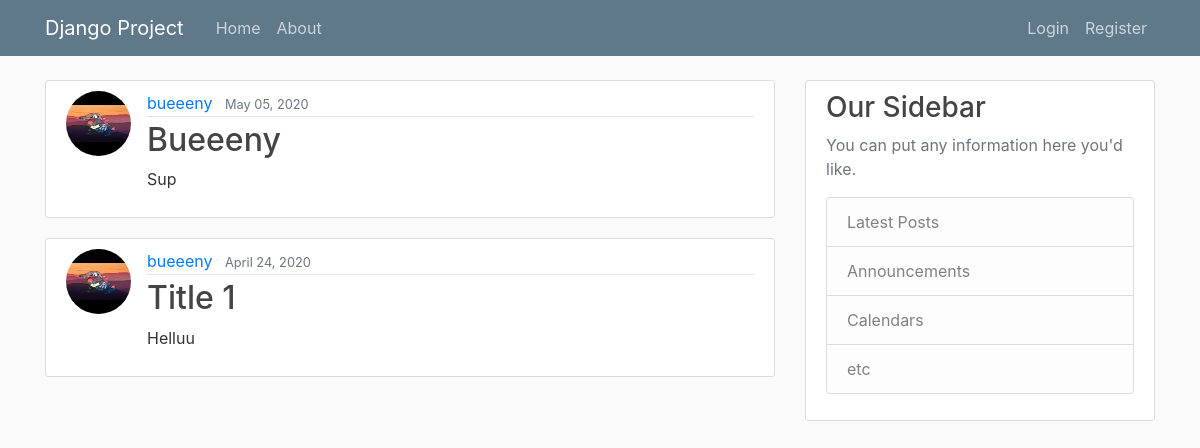
Before: / with the older database file.
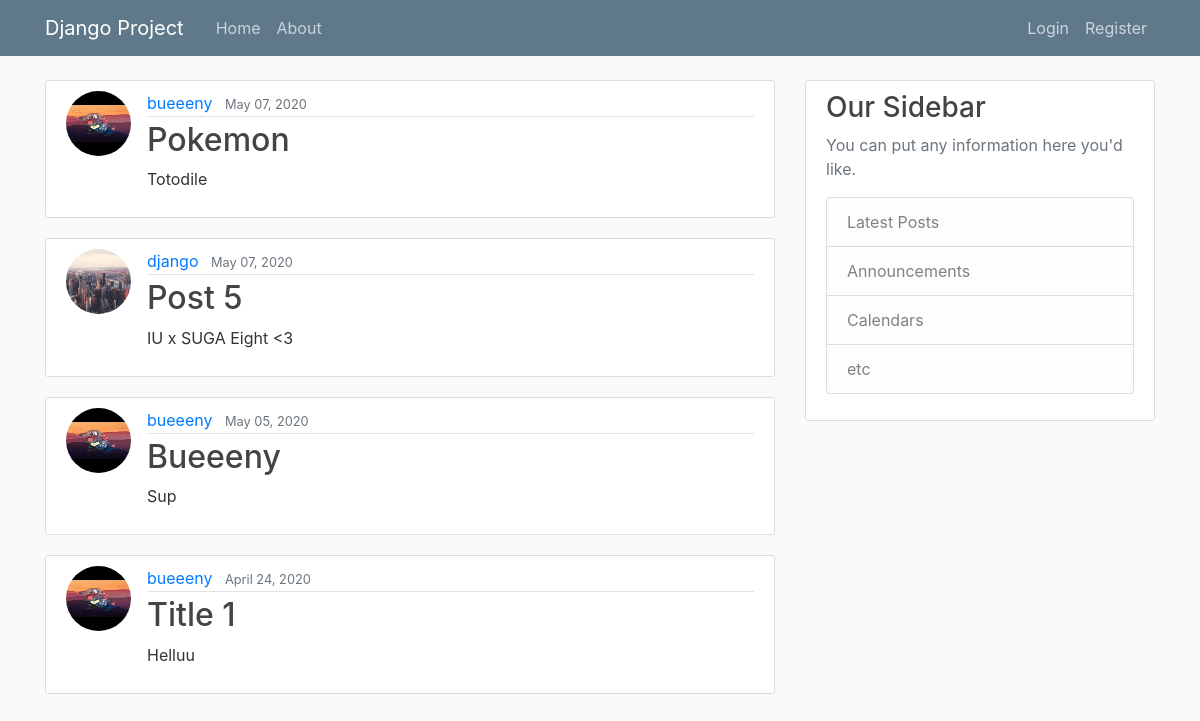
After: the same page with the newer database file.
### App01/models.py (models this page shows, shortened)
class Post (models.Model):
    title = models.CharField(max_length =  100)
    content = models.TextField()
    date_posted = models.DateTimeField(default =  timezone.now)
    author = models.ForeignKey(User, on_delete=models.CASCADE)

### users/models.py (models this page shows, shortened)
class Profile(models.Model):
    user = models.OneToOneField(User ,on_delete = models.CASCADE) #models.cascade, delete user = delete this profile too
    birthday =  models.DateField(auto_now = False, auto_now_add = False, null = True)
    image = models.ImageField(default = 'default.jpg', upload_to = 'profile-pics',null = True)
    bio = models.TextField(max_length=500, blank=True)
    location = models.CharField(max_length=30, blank=True)

### App01/views.py (the view)
# urls.py: path('', PostListView.as_view(), name = 'App01-home'), #postlistview as hompepage
class PostListView(ListView):
    model = Post
    template_name = 'App01/home.html' # <app><modeL><view_type>.html
    context_object_name = 'posts'
    ordering = ['-date_posted'] #Syntax to order by which attribute

### App01/templates/App01/home.html
{%extends "App01/base.html" %}
{% block content %}
{% for post in posts %}
 <article class="media content-section">
    <img class = "rounded-circle article-img" src= "{{ post.author.profile.image.url }}">
    <div class="media-body">
      <div class="article-metadata">
        <a class="mr-2" href="#">{{ post.author }}</a>
        <small class="text-muted">{{ post.date_posted | date:"F d, Y"}}</small>
      </div>
      <h2><a class="article-title" href="{% url 'post-detail' post.id %}">{{ post.title }}</a></h2>
      <p class="article-content">{{ post.content }}</p>
    </div>
  </article>
{% endfor %}
{% endblock content%}

### App01/templates/App01/base.html (shortened to what this page needs)
{% load static %}
<!DOCTYPE html>
<html>
<head>
    <link rel="stylesheet" href="https://stackpath.bootstrapcdn.com/bootstrap/4.4.1/css/bootstrap.min.css">
    <link rel="stylesheet" type = "text/css" href = "{% static 'App01/main.css'%}">
    <link href="https://stackpath.bootstrapcdn.com/font-awesome/4.7.0/css/font-awesome.min.css" rel="stylesheet">
    <link rel="stylesheet" href="https://cdnjs.cloudflare.com/ajax/libs/tempusdominus-bootstrap-4/5.1.2/css/tempusdominus-bootstrap-4.min.css" />
</head>
<body>
    <header class="site-header">
      <nav class="navbar navbar-expand-md navbar-dark bg-steel fixed-top">
        <div class="container">
          <a class="navbar-brand mr-4" href="{% url 'App01-home' %}">Django Project</a>
          <div class="collapse navbar-collapse" id="navbarToggle">
            <div class="navbar-nav mr-auto">
              <a class="nav-item nav-link" href="{% url 'App01-home' %}">Home</a>
              <a class="nav-item nav-link" href="{% url 'App01-about' %}">About</a>
            </div>
            <div class="navbar-nav">
              {% if user.is_authenticated %}
                <a class="nav-item nav-link" href="{% url 'post-create'%}">New Post</a>
                <a class="nav-item nav-link" href="{% url 'profile'%}">Profile</a>
                <a class="nav-item nav-link" href="{% url 'logout' %}">Logout</a>
              {% else %}
                <a class="nav-item nav-link" href="{% url 'login' %}">Login</a>
                <a class="nav-item nav-link" href="{% url 'register'%}">Register</a>
              {% endif%}
            </div>
          </div>
        </div>
      </nav>
    </header>
    <main role="main" class="container">
      <div class="row">
        <div class="col-md-8">
          {% block content %}{% endblock %}
        </div>
        <div class="col-md-4">
          <div class="content-section">
            <h3>Our Sidebar</h3>
            <p class='text-muted'>You can put any information here you'd like.
              <ul class="list-group">
                <li class="list-group-item list-group-item-light">Latest Posts</li>
                <li class="list-group-item list-group-item-light">Announcements</li>
                <li class="list-group-item list-group-item-light">Calendars</li>
                <li class="list-group-item list-group-item-light">etc</li>
              </ul>
            </p>
          </div>
        </div>
      </div>
    </main>
</body>
</html>

### App01/static/App01/main.css (style rules this page uses)
body { background: #fafafa; color: #333333; margin-top: 5rem; }
h1, h2, h3, h4, h5, h6 { color: #444444; }
ul { margin: 0; }
.bg-steel { background-color: #5f788a; }
.site-header .navbar-nav .nav-link { color: #cbd5db; }
.content-section { background: #ffffff; padding: 10px 20px; border: 1px solid #dddddd; border-radius: 3px; margin-bottom: 20px; }
.article-title { color: #444444; }
.article-content { white-space: pre-line; }
.article-img { height: 65px; width: 65px; margin-right: 16px; }
.article-metadata { padding-bottom: 1px; margin-bottom: 4px; border-bottom: 1px solid #e3e3e3 }

Changed rows visible on the page:
added Post: author.profile.image (placeholder picture), author "bueeeny", date_posted "May 07, 2020", title "Pokemon", content "Totodile"
added Post: author.profile.image (picture), author "django", date_posted "May 07, 2020", title "Post 5", content "IU x SUGA Eight <3"
